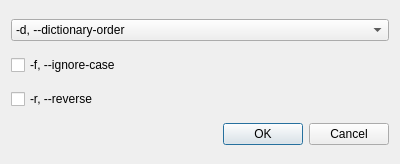
<?xml version="1.0" encoding="UTF-8"?>
<ui version="4.0">
 <class>Dialog</class>
 <widget class="QDialog" name="Dialog">
  <property name="geometry">
   <rect>
    <x>0</x>
    <y>0</y>
    <width>400</width>
    <height>164</height>
   </rect>
  </property>
  <property name="windowTitle">
   <string>Sort options</string>
  </property>
  <layout class="QVBoxLayout" name="verticalLayout">
   <item>
    <widget class="QComboBox" name="comboBox">
     <item>
      <property name="text">
       <string>-d, --dictionary-order</string>
      </property>
     </item>
     <item>
      <property name="text">
       <string>-n, --numeric-sort</string>
      </property>
     </item>
     <item>
      <property name="text">
       <string>-R, --random-sort</string>
      </property>
     </item>
     <item>
      <property name="text">
       <string>-M, --month-sort</string>
      </property>
     </item>
     <item>
      <property name="text">
       <string>-h, --human-numeric-sort</string>
      </property>
     </item>
    </widget>
   </item>
   <item>
    <widget class="QCheckBox" name="ignoreCase">
     <property name="text">
      <string>-f, --ignore-case</string>
     </property>
    </widget>
   </item>
   <item>
    <widget class="QCheckBox" name="reverse">
     <property name="text">
      <string>-r, --reverse</string>
     </property>
    </widget>
   </item>
   <item>
    <widget class="QDialogButtonBox" name="buttonBox">
     <property name="orientation">
      <enum>Qt::Horizontal</enum>
     </property>
     <property name="standardButtons">
      <set>QDialogButtonBox::Cancel|QDialogButtonBox::Ok</set>
     </property>
    </widget>
   </item>
  </layout>
 </widget>
 <resources/>
 <connections>
  <connection>
   <sender>buttonBox</sender>
   <signal>accepted()</signal>
   <receiver>Dialog</receiver>
   <slot>accept()</slot>
   <hints>
    <hint type="sourcelabel">
     <x>248</x>
     <y>254</y>
    </hint>
    <hint type="destinationlabel">
     <x>157</x>
     <y>274</y>
    </hint>
   </hints>
  </connection>
  <connection>
   <sender>buttonBox</sender>
   <signal>rejected()</signal>
   <receiver>Dialog</receiver>
   <slot>reject()</slot>
   <hints>
    <hint type="sourcelabel">
     <x>316</x>
     <y>260</y>
    </hint>
    <hint type="destinationlabel">
     <x>286</x>
     <y>274</y>
    </hint>
   </hints>
  </connection>
 </connections>
</ui>
